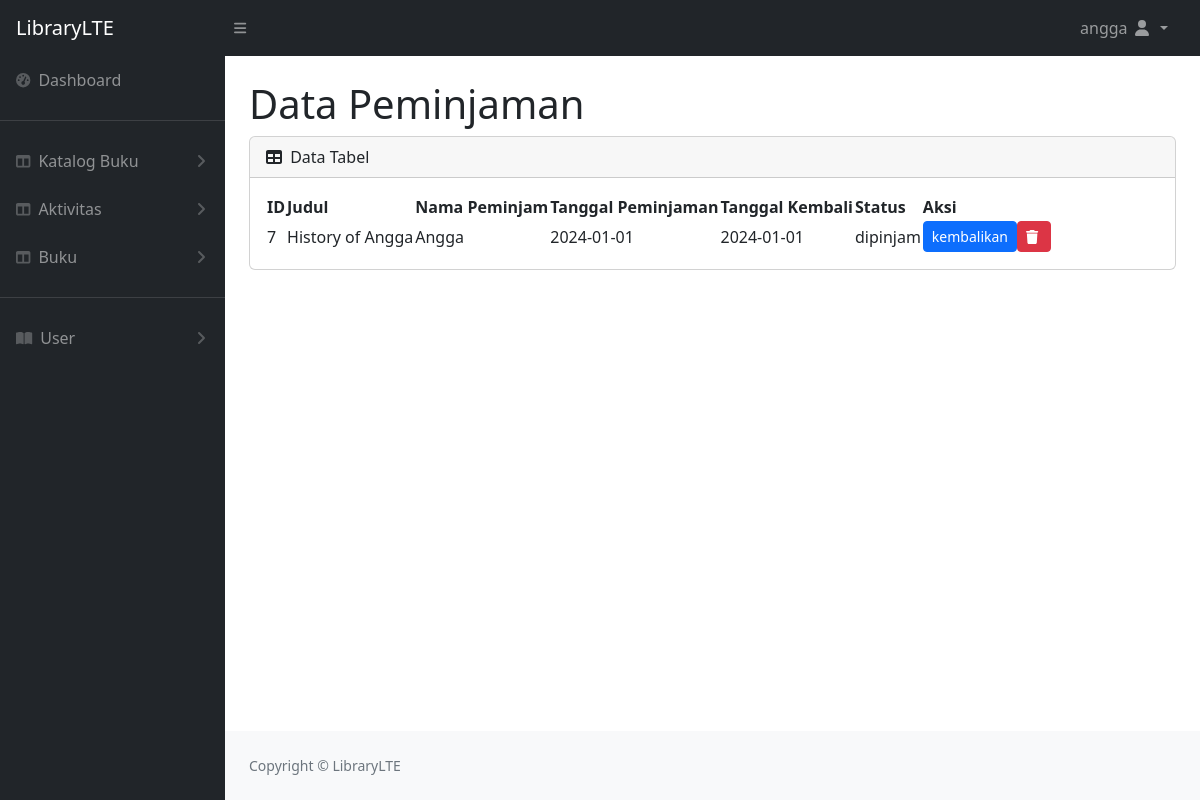
The page /peminjaman/index.php (signed in) on the database its author committed.
### tables this page shows
CREATE TABLE `staff` (
  `staff_id` char(8) NOT NULL,
  `nama` varchar(100) DEFAULT NULL,
  `jabatan` varchar(100) DEFAULT NULL,
  `email` varchar(100) DEFAULT NULL,
  `telepon` varchar(20) DEFAULT NULL,
  `sandi` char(25) NOT NULL
);

CREATE TABLE `peminjaman` (
  `peminjaman_id` int(11) NOT NULL,
  `buku_id` char(8) NOT NULL,
  `katalog_id` char(8) DEFAULT NULL,
  `anggota_id` char(8) DEFAULT NULL,
  `tanggal_peminjaman` date DEFAULT NULL,
  `tanggal_kembali` date DEFAULT NULL,
  `status` enum('dipinjam','kembali') DEFAULT 'dipinjam'
);

CREATE TABLE `buku` (
  `buku_id` char(8) NOT NULL,
  `judul` varchar(100) DEFAULT NULL,
  `pengarang` varchar(100) DEFAULT NULL,
  `penerbit` varchar(100) DEFAULT NULL,
  `tahun_terbit` int(11) DEFAULT NULL,
  `sinopsis` text DEFAULT NULL,
  `kategori_id` int(11) DEFAULT NULL
);

CREATE TABLE `anggota` (
  `anggota_id` char(8) NOT NULL,
  `nama` varchar(100) DEFAULT NULL,
  `alamat` varchar(200) DEFAULT NULL,
  `email` varchar(100) DEFAULT NULL,
  `telepon` varchar(20) DEFAULT NULL
);

### peminjaman/index.php (the view, shortened to what this page needs)
<?php
require '../header.php';
?>
<main>
	<div class="container-fluid px-4">
		<h1 class="mt-4">Data Peminjaman</h1>
		<div class="card mb-4">
			<div class="card-header">
				<i class="fas fa-table me-1"></i>
				Data Tabel
			</div>
			<div class="card-body">
				<table id="datatablesSimple">
					<thead>
						<tr>
							<th>ID</th>
							<th>Judul</th>
							<th>Nama Peminjam</th>
							<th>Tanggal Peminjaman</th>
							<th>Tanggal Kembali</th>
							<th>Status</th>
							<th>Aksi</th>
						</tr>
					</thead>
					<tbody>
						<?php
						include '../config/koneksi.php';
						$sql = "SELECT peminjaman.peminjaman_id, buku.judul, anggota.nama, peminjaman.tanggal_peminjaman, peminjaman.tanggal_kembali, peminjaman.status
							FROM `peminjaman`
							INNER JOIN `buku` ON peminjaman.buku_id=buku.buku_id
							INNER JOIN `anggota` ON peminjaman.anggota_id=anggota.anggota_id
							WHERE peminjaman.status='dipinjam'";
						$result = $mysqli->query($sql);
						if ($result->num_rows > 0) {
							while ($row = $result->fetch_array()) { ?>
								<tr>
									<td>
										<?php echo $row["peminjaman_id"]; ?>
									</td>
									<td>
										<?php echo $row["judul"]; ?>
									</td>
									<td>
										<?php echo $row["nama"]; ?>
									</td>
									<td>
										<?php echo $row["tanggal_peminjaman"]; ?>
									</td>
									<td>
										<?php echo $row["tanggal_kembali"]; ?>
									</td>
									<td>
										<?php echo $row["status"]; ?>
									</td>
									<td>
										<?php
										$status = $row["status"];
										if ($status == "dipinjam") {
											?>
											<div class="btn-group">
												<a href="../peminjaman/pengembalian.php?id=<?php echo $row["peminjaman_id"]; ?>">
													<button type="button" class="btn btn-primary btn-sm">kembalikan</button>
												</a>
											<?php } ?>
											<a href="delete.php?id=<?php echo $row['peminjaman_id']; ?>">
												<button type="button" class="btn btn-danger btn-sm">
													<i class="fas fa-trash me-1"></i>
												</button>
											</a>
										</div>
									</td>
								</tr>
							<?php }
						} ?>
				</table>
				</div>
        </div>
    </div>
</main>
				<?php
				require '../footer.php';
				?>

### header.php (shortened to what this page needs)
<!DOCTYPE html>
<html lang="en">
    <head>
        <link href="https://cdn.jsdelivr.net/npm/simple-datatables@7.1.2/dist/style.min.css" rel="stylesheet" />
        <link href="../bootstrap/css/styles.css" rel="stylesheet" />
        <link href="https://cdn.jsdelivr.net/npm/select2@4.1.0-rc.0/dist/css/select2.min.css" rel="stylesheet" />
    </head>
    <body class="sb-nav-fixed">
        <nav class="sb-topnav navbar navbar-expand navbar-dark bg-dark">
            <a class="navbar-brand ps-3" href="index.html">LibraryLTE</a>
            <button class="btn btn-link btn-sm order-1 order-lg-0 me-4 me-lg-0" id="sidebarToggle" href="#!"><i class="fas fa-bars"></i></button>
            <ul class="navbar-nav ms-auto ms-md-0 me-3 me-lg-4">
                <li class="nav-item dropdown">
                    <a class="nav-link dropdown-toggle" id="navbarDropdown" href="#" role="button" data-bs-toggle="dropdown" aria-expanded="false"><?php  ?>
                    <?php
                    require ('../config/koneksi.php');
                    $id = $_SESSION['id'];
                    $sql = "SELECT * FROM staff WHERE staff_id='$id'";
                    $result = $mysqli->query($sql);
                    if ($result->num_rows > 0) {
                        $row = $result->fetch_assoc();
                        echo $row["nama"];
                    };
                    ?>
                        <i class="fas fa-user fa-fw"></i>
                    </a>
                </li>
            </ul>
</nav>
        <div id="layoutSidenav">
            <div id="layoutSidenav_nav">
                <nav class="sb-sidenav accordion sb-sidenav-dark" id="sidenavAccordion">
                    <div class="sb-sidenav-menu">
                        <div class="nav">
                            <a class="nav-link" href="../dashboard/">
                                <div class="sb-nav-link-icon"><i class="fas fa-tachometer-alt"></i></div>
                                Dashboard
                            </a>
                            <hr>
                            <a class="nav-link collapsed" href="" data-bs-toggle="collapse" data-bs-target="#collapseKatalog" aria-expanded="false" aria-controls="collapseLayouts">
                                <div class="sb-nav-link-icon"><i class="fas fa-columns"></i></div>
                                Katalog Buku
                                <div class="sb-sidenav-collapse-arrow"><i class="fas fa-angle-down"></i></div>
                            </a>
                            <a class="nav-link collapsed" href="" data-bs-toggle="collapse" data-bs-target="#collapseAktivitas" aria-expanded="false" aria-controls="collapseLayouts">
                                <div class="sb-nav-link-icon"><i class="fas fa-columns"></i></div>
                                Aktivitas
                                <div class="sb-sidenav-collapse-arrow"><i class="fas fa-angle-down"></i></div>
                            </a>
                            <a class="nav-link collapsed" href="" data-bs-toggle="collapse" data-bs-target="#collapseBuku" aria-expanded="false" aria-controls="collapseCash">
                                <div class="sb-nav-link-icon"><i class="fas fa-columns"></i></div>
                                Buku
                                <div class="sb-sidenav-collapse-arrow"><i class="fas fa-angle-down"></i></div>
                            </a>
                            <hr>
                            <a class="nav-link collapsed" href="#" data-bs-toggle="collapse" data-bs-target="#collapseLainnya" aria-expanded="false" aria-controls="collapseLainnya">
                                <div class="sb-nav-link-icon"><i class="fas fa-book-open"></i></div>
                                User
                                <div class="sb-sidenav-collapse-arrow"><i class="fas fa-angle-down"></i></div>
                            </a>
                        </div>
                    </div>
                </nav>
            </div>
            <div id="layoutSidenav_content">

### rows shown on the page
staff: nama "angga"
peminjaman: peminjaman_id "7", buku.judul "History of Angga", anggota.nama "Angga", tanggal_peminjaman "2024-01-01", tanggal_kembali "2024-01-01", status "dipinjam"
